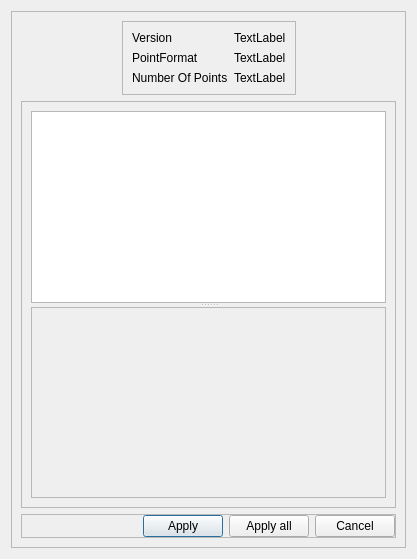
<?xml version="1.0" encoding="UTF-8"?>
<ui version="4.0">
 <class>LASOpenDialog</class>
 <widget class="QDialog" name="LASOpenDialog">
  <property name="geometry">
   <rect>
    <x>0</x>
    <y>0</y>
    <width>417</width>
    <height>559</height>
   </rect>
  </property>
  <property name="windowTitle">
   <string>Open LAS file</string>
  </property>
  <layout class="QVBoxLayout" name="verticalLayout">
   <item>
    <widget class="QFrame" name="mainFrame">
     <property name="frameShape">
      <enum>QFrame::StyledPanel</enum>
     </property>
     <property name="frameShadow">
      <enum>QFrame::Raised</enum>
     </property>
     <layout class="QVBoxLayout" name="verticalLayout_3">
      <item>
       <layout class="QHBoxLayout" name="horizontalLayout">
        <item>
         <spacer name="horizontalSpacer">
          <property name="orientation">
           <enum>Qt::Horizontal</enum>
          </property>
          <property name="sizeHint" stdset="0">
           <size>
            <width>40</width>
            <height>20</height>
           </size>
          </property>
         </spacer>
        </item>
        <item>
         <widget class="QFrame" name="infoFrame">
          <property name="frameShape">
           <enum>QFrame::StyledPanel</enum>
          </property>
          <property name="frameShadow">
           <enum>QFrame::Raised</enum>
          </property>
          <layout class="QGridLayout" name="gridLayout">
           <item row="0" column="0">
            <widget class="QLabel" name="label">
             <property name="text">
              <string>Version</string>
             </property>
            </widget>
           </item>
           <item row="0" column="1">
            <widget class="QLabel" name="versionLabelValue">
             <property name="text">
              <string>TextLabel</string>
             </property>
            </widget>
           </item>
           <item row="1" column="0">
            <widget class="QLabel" name="label_3">
             <property name="text">
              <string>PointFormat</string>
             </property>
            </widget>
           </item>
           <item row="1" column="1">
            <widget class="QLabel" name="pointFormatLabelValue">
             <property name="text">
              <string>TextLabel</string>
             </property>
            </widget>
           </item>
           <item row="2" column="0">
            <widget class="QLabel" name="label_5">
             <property name="text">
              <string>Number Of Points</string>
             </property>
            </widget>
           </item>
           <item row="2" column="1">
            <widget class="QLabel" name="numPointsLabelValue">
             <property name="text">
              <string>TextLabel</string>
             </property>
            </widget>
           </item>
          </layout>
         </widget>
        </item>
        <item>
         <spacer name="horizontalSpacer_2">
          <property name="orientation">
           <enum>Qt::Horizontal</enum>
          </property>
          <property name="sizeHint" stdset="0">
           <size>
            <width>40</width>
            <height>20</height>
           </size>
          </property>
         </spacer>
        </item>
       </layout>
      </item>
      <item>
       <widget class="QFrame" name="scalarFieldSelectionFrame">
        <property name="frameShape">
         <enum>QFrame::StyledPanel</enum>
        </property>
        <property name="frameShadow">
         <enum>QFrame::Raised</enum>
        </property>
        <layout class="QVBoxLayout" name="verticalLayout_2">
         <item>
          <widget class="QSplitter" name="splitter">
           <property name="orientation">
            <enum>Qt::Vertical</enum>
           </property>
           <widget class="QListWidget" name="availableScalarFields"/>
           <widget class="QListWidget" name="availableExtraScalarFields">
            <property name="enabled">
             <bool>false</bool>
            </property>
           </widget>
          </widget>
         </item>
        </layout>
       </widget>
      </item>
      <item>
       <widget class="QFrame" name="buttonFrame">
        <property name="frameShape">
         <enum>QFrame::StyledPanel</enum>
        </property>
        <property name="frameShadow">
         <enum>QFrame::Raised</enum>
        </property>
        <layout class="QHBoxLayout" name="horizontalLayout_5">
         <property name="leftMargin">
          <number>0</number>
         </property>
         <property name="topMargin">
          <number>0</number>
         </property>
         <property name="rightMargin">
          <number>0</number>
         </property>
         <property name="bottomMargin">
          <number>0</number>
         </property>
         <item>
          <spacer name="horizontalSpacer_5">
           <property name="orientation">
            <enum>Qt::Horizontal</enum>
           </property>
           <property name="sizeHint" stdset="0">
            <size>
             <width>434</width>
             <height>20</height>
            </size>
           </property>
          </spacer>
         </item>
         <item>
          <widget class="QPushButton" name="applyButton">
           <property name="text">
            <string>Apply</string>
           </property>
          </widget>
         </item>
         <item>
          <widget class="QPushButton" name="applyAllButton">
           <property name="text">
            <string>Apply all</string>
           </property>
          </widget>
         </item>
         <item>
          <widget class="QPushButton" name="cancelButton">
           <property name="text">
            <string>Cancel</string>
           </property>
          </widget>
         </item>
        </layout>
       </widget>
      </item>
     </layout>
    </widget>
   </item>
  </layout>
 </widget>
 <resources/>
 <connections/>
</ui>
